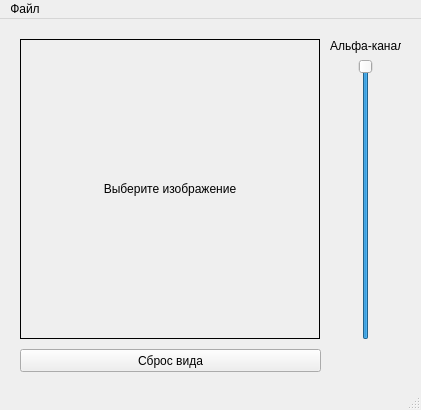
<?xml version="1.0" encoding="UTF-8"?>
<ui version="4.0">
 <class>MainWindow</class>
 <widget class="QMainWindow" name="MainWindow">
  <property name="geometry">
   <rect>
    <x>0</x>
    <y>0</y>
    <width>421</width>
    <height>410</height>
   </rect>
  </property>
  <property name="windowTitle">
   <string>MainWindow</string>
  </property>
  <widget class="QWidget" name="centralwidget">
   <widget class="QLabel" name="image">
    <property name="geometry">
     <rect>
      <x>20</x>
      <y>20</y>
      <width>300</width>
      <height>300</height>
     </rect>
    </property>
    <property name="frameShape">
     <enum>QFrame::Box</enum>
    </property>
    <property name="text">
     <string>Выберите изображение</string>
    </property>
    <property name="textFormat">
     <enum>Qt::PlainText</enum>
    </property>
    <property name="alignment">
     <set>Qt::AlignCenter</set>
    </property>
   </widget>
   <widget class="QPushButton" name="pushButton">
    <property name="geometry">
     <rect>
      <x>20</x>
      <y>330</y>
      <width>301</width>
      <height>23</height>
     </rect>
    </property>
    <property name="text">
     <string>Сброс вида</string>
    </property>
   </widget>
   <widget class="QWidget" name="">
    <property name="geometry">
     <rect>
      <x>330</x>
      <y>20</y>
      <width>71</width>
      <height>301</height>
     </rect>
    </property>
    <layout class="QVBoxLayout" name="verticalLayout">
     <item>
      <widget class="QLabel" name="label">
       <property name="text">
        <string>Альфа-канал</string>
       </property>
      </widget>
     </item>
     <item>
      <layout class="QHBoxLayout" name="horizontalLayout">
       <item>
        <spacer name="horizontalSpacer">
         <property name="orientation">
          <enum>Qt::Horizontal</enum>
         </property>
         <property name="sizeHint" stdset="0">
          <size>
           <width>40</width>
           <height>20</height>
          </size>
         </property>
        </spacer>
       </item>
       <item>
        <widget class="QSlider" name="edit_alpha">
         <property name="value">
          <number>99</number>
         </property>
         <property name="orientation">
          <enum>Qt::Vertical</enum>
         </property>
        </widget>
       </item>
       <item>
        <spacer name="horizontalSpacer_2">
         <property name="orientation">
          <enum>Qt::Horizontal</enum>
         </property>
         <property name="sizeHint" stdset="0">
          <size>
           <width>40</width>
           <height>20</height>
          </size>
         </property>
        </spacer>
       </item>
      </layout>
     </item>
    </layout>
   </widget>
  </widget>
  <widget class="QMenuBar" name="menubar">
   <property name="geometry">
    <rect>
     <x>0</x>
     <y>0</y>
     <width>421</width>
     <height>21</height>
    </rect>
   </property>
   <widget class="QMenu" name="menu">
    <property name="title">
     <string>Файл</string>
    </property>
    <addaction name="open_file"/>
   </widget>
   <addaction name="menu"/>
  </widget>
  <widget class="QStatusBar" name="statusbar"/>
  <action name="open_file">
   <property name="text">
    <string>Открыть файл</string>
   </property>
  </action>
  <action name="saveas_file">
   <property name="text">
    <string>Сохранить как...</string>
   </property>
  </action>
  <action name="create_new">
   <property name="text">
    <string>Создать файл</string>
   </property>
  </action>
  <action name="save_file">
   <property name="text">
    <string>Сохранить файл</string>
   </property>
  </action>
 </widget>
 <resources/>
 <connections/>
</ui>
